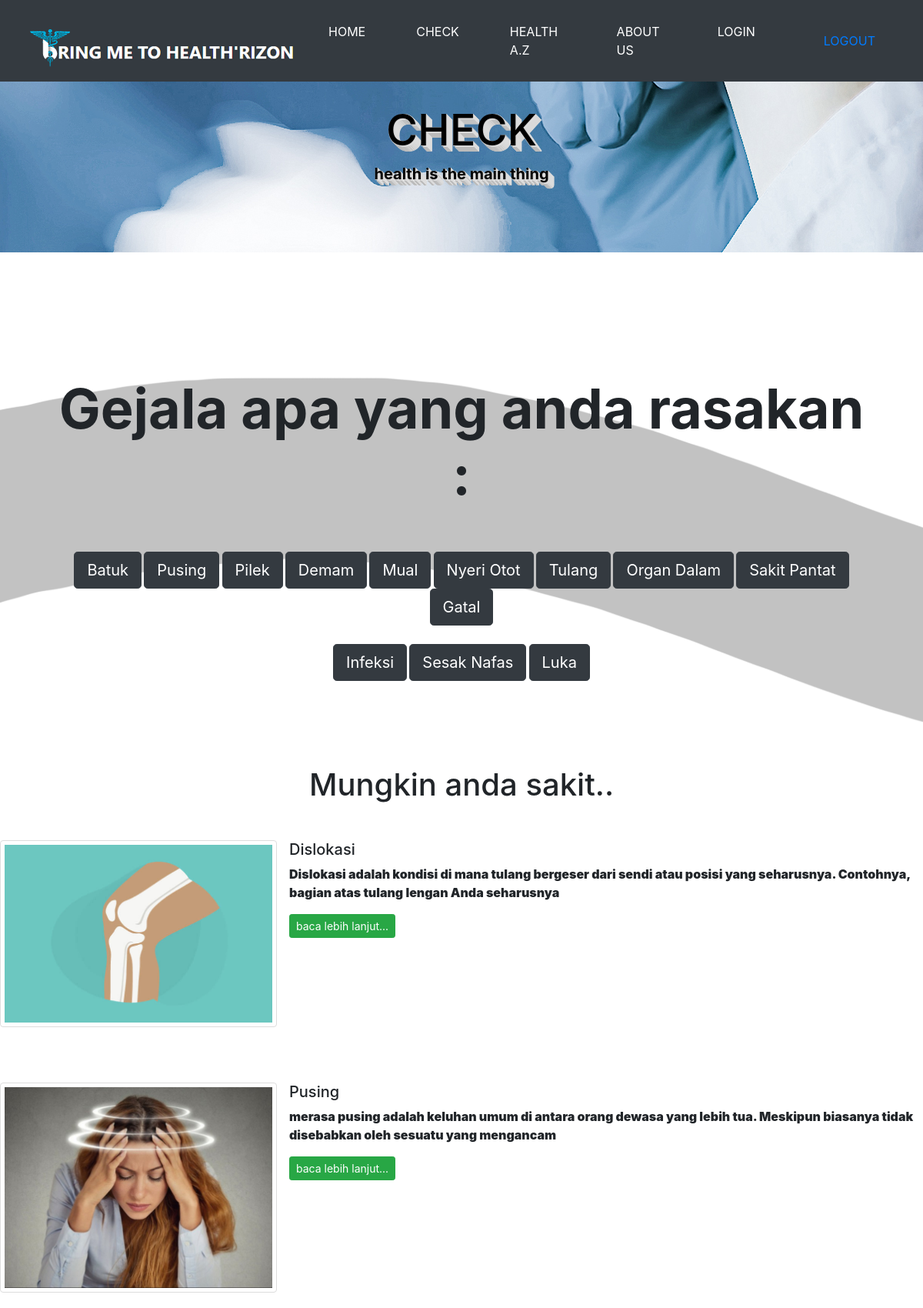
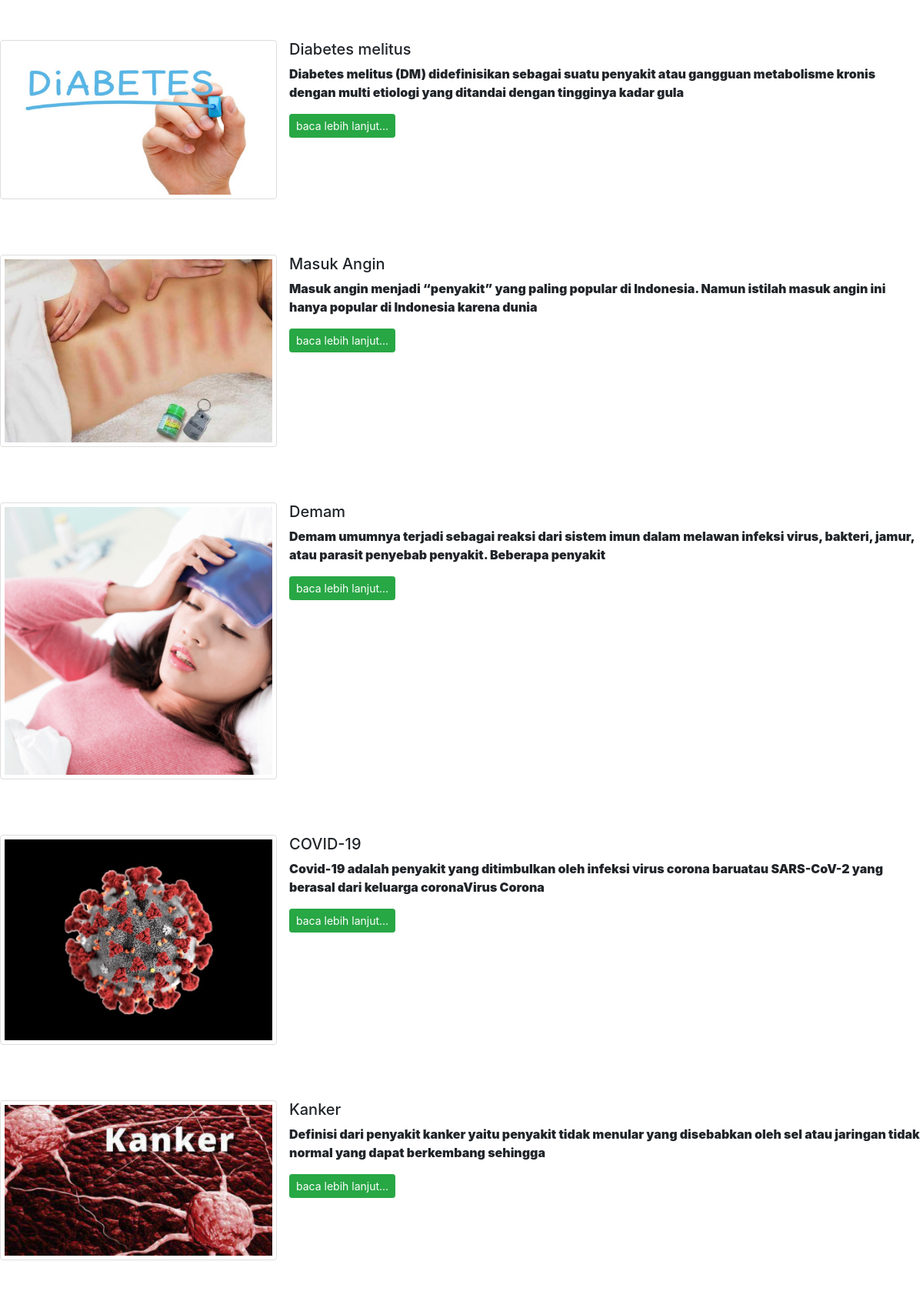
The app's page /index.php/checker/check (upper part) with its own data (2 pictures, top to bottom).
### tables this page shows
CREATE TABLE `kamus` (
  `id` int(11) NOT NULL,
  `judul` varchar(100) NOT NULL,
  `isi` longtext NOT NULL,
  `photo` varchar(128) NOT NULL
);

### application/controllers/checker.php (called while the page is built, shortened)
<?php
class checker extends CI_Controller
{
    public function __construct()
    {
        $this->load->model('M_healthAZ');
        $this->load->library('form_validation');
        $this->load->helper(array('form', 'url'));
    }
    public function check()
    {
        $this->load->model('M_healthAZ');
        $simptom = $this->input->post("gejala");
        $data['gejala'] = $this->M_healthAZ->checker($simptom);
        $this->load->view('view_headerr', $data);
        $this->load->view('view_checker', $data);
        $this->load->view('view_footer');
    }
}

### index.php (called while the page is built, shortened)
<?php
require_once BASEPATH.'core/CodeIgniter.php';

### application/models/M_healthAZ.php (called while the page is built, shortened)
<?php
class M_healthAZ extends CI_Model
{
    public function checker($simptom)
    {
        $query = $this->db->query("SELECT * FROM kamus WHERE isi LIKE '%$simptom%'");
        return $query->result_array();
    }
}

### application/views/view_checker.php (the view, shortened to what this page needs)
<?php
function get_words($sentence, $count)
{
  preg_match("/(?:\w+(?:\W+|$)){0,$count}/", $sentence, $matches);
  return $matches[0];
}
?>
<!doctype html>
<html lang="en">
<head>
  <link rel="stylesheet" href="https://stackpath.bootstrapcdn.com/bootstrap/4.4.1/css/bootstrap.min.css">
  <link rel="stylesheet" type="text/css" href="<?php echo base_url() . 'assets/css/style.css'; ?>" />
</head>
<body>
  <div class="jumbotron jumbotron-fluid mt-5" style=" height : 280px; background-image: url('<?= base_url('assets/img/jb1.jpg'); ?>')">
    <div class="container text-center mt-4">
      <h1 class="display-4">CHECK</h1>
      <p class="lead"><b>health is the main thing<b></p>
    </div>
  </div>
  <div class="jumbotron jumbotron-fluid mt-5" style="height : 620px; background-image: url('<?= base_url('assets/img/check-1.png'); ?>')">
    <div class="container text-center">
      <div class="container mt-5 mb-5">
        <h1 style="font-size:72px"><b>Gejala apa yang anda rasakan :</b></h1><br></br>
        <form action="<?php echo base_url() . 'checker/check' ?>" method="POST">
          <button name="gejala" type="submit" class="btn btn-dark btn-lg" value="batuk">Batuk</button>
          <button name="gejala" type="submit" class="btn btn-dark btn-lg" value="pusing">Pusing</button>
          <button name="gejala" type="submit" class="btn btn-dark btn-lg" value="pilek">Pilek</button>
          <button name="gejala" type="submit" class="btn btn-dark btn-lg" value="demam">Demam</button>
          <button name="gejala" type="submit" class="btn btn-dark btn-lg" value="mual">Mual</button>
          <button name="gejala" type="submit" class="btn btn-dark btn-lg" value="kaku otot">Nyeri Otot</button>
          <button name="gejala" type="submit" class="btn btn-dark btn-lg" value="tulang">Tulang</button>
          <button name="gejala" type="submit" class="btn btn-dark btn-lg" value="organ dalam">Organ Dalam</button>
          <button name="gejala" type="submit" class="btn btn-dark btn-lg" value="anus">Sakit Pantat</button>
          <button name="gejala" type="submit" class="btn btn-dark btn-lg" value="gatal">Gatal</button><br></br>
          <button name="gejala" type="submit" class="btn btn-dark btn-lg" value="infeksi">Infeksi</button>
          <button name="gejala" type="submit" class="btn btn-dark btn-lg" value="sesak">Sesak Nafas</button>
          <button name="gejala" type="submit" class="btn btn-dark btn-lg" value="luka">Luka</button>
        </form>
      </div>
    </div>
  </div>
  <?php
  if (!empty($gejala)) {
    echo "<h1  style='text-align: center '>Mungkin anda sakit..</h1>";
    foreach ($gejala as $i) { ?>
      <div class="media position-relative mt-5">
        <img src="<?= base_url() ?>assets/images/kamus/<?= $i['photo'] ?>" class="mr-3" alt="..." style="width:30%;">
        <div class="media-body">
          <form action="<?php echo base_url() . 'healthAZ/view' ?>" method="GET">
            <h5 class="mt-0"><?= $i['judul'] ?></h5>
            <p><?= get_words($i['isi'], 20) ?></p>
            <button class="btn btn-success btn-sm" name="id" type="submit" value="<?= $i['id'] ?>">baca lebih lanjut...</button>
          </form>
        </div>
      </div>
      <br>
  <?php }
  } ?>
</body>
</body>
</html>

### application/views/view_headerr.php (shortened to what this page needs)
<!doctype html>
<html lang="en">
<head>
  <link rel="stylesheet" href="https://stackpath.bootstrapcdn.com/bootstrap/4.4.1/css/bootstrap.min.css">
  <link rel="stylesheet" type="text/css" href="<?php echo base_url() . 'assets/css/style.css'; ?>" />
</head>
<body>
  <nav class="navbar fixed-top navbar-expand-lg navbar-dark bg-dark">
    <div class="navigation__column">
      <a href="<?= base_url('web/viewhome') ?>">
        <img src="<?= base_url() ?>assets/img/logofix3.png" />
      </a>
    </div>
    <div class="container">
      <div class="collapse navbar-collapse" id="navbarNavAltMarkup">
        <div class="navbar-nav ml-auto">
          <a class="nav-item nav-link active" href="<?php echo base_url() . 'web/viewhome' ?>">Home<span class="sr-only">(current)</span></a>
          <a class="nav-item nav-link active" href="<?php echo base_url() . 'checker' ?>">Check</a>
          <a class="nav-item nav-link active" href="<?php echo base_url() . 'healthAZ' ?>">Health A.Z</a>
          <a class="nav-item nav-link active" href="<?php echo base_url() . 'web/viewabout' ?>">About Us</a>
          <a class="nav-item nav-link active" href="<?php echo base_url() . 'Auth' ?>">Login</a>
        </div>
      </div>
    </div>
    <a style="text-align: right" class="nav-item nav-link active" href="<?php echo base_url() . 'Auth/logout' ?>">Logout</a>
  </nav>
</body>
</html>

### application/views/view_footer.php (shortened to what this page needs)
<!doctype html>
<html lang="en">
  <head>
    <link rel="stylesheet" href="https://stackpath.bootstrapcdn.com/bootstrap/4.4.1/css/bootstrap.min.css">
    <link rel="stylesheet" type="text/css" href="<?php echo base_url().'assets/css/style.css';?>"/>
  </body>
</html>

### assets/css/style.css (style rules this page uses)
.nav-link { margin-right : 30px; margin-left : 20px; text-transform: uppercase; }
.jumbotron { margin-bottom: 0px; }
.display-4 { color: black; text-align: center; font-weight: 450; text-shadow:1px 0px #ccc, 0px 1px #ccc , 2px 1px #ddd, 1px 0px #bbb, 3px 2px #ddd, 2px 3px #bbb, 4px 3px #ddd, 3px 4px #bbb, 5px 4px #ddd, 4px 5px #bbb, 6px 5px #ddd, 5px 6px #bbb, 7px 6px #ddd, 6px 7px #bbb, 8px 7px #ddd, 7px 8px #bbb, 8px 8px #ddd; }
.lead { color: black; text-align: center; font-weight: 400; text-shadow:1px 0px #ccc, 0px 1px #ccc , 2px 1px #ddd, 1px 0px #bbb, 3px 2px #ddd, 2px 3px #bbb, 4px 3px #ddd, 3px 4px #bbb, 5px 4px #ddd, 4px 5px #bbb, 6px 5px #ddd, 5px 6px #bbb, 7px 6px #ddd, 6px 7px #bbb, 8px 7px #ddd, 7px 8px #bbb, 8px 8px #ddd; }
.media img { border: 1px solid #ddd; border-radius: 4px; padding: 5px; width: 150px; }

### records on screen
kamus: photo (picture), judul "Dislokasi", isi "Dislokasi adalah kondisi di mana tulang bergeser dari sendi atau posisi yang seharusnya. Contohnya, bagian atas tulang lengan Anda seharusnya", $i['id'] 3 (drawn)
kamus: photo (picture), judul "Pusing", isi "merasa pusing adalah keluhan umum di antara orang dewasa yang lebih tua. Meskipun biasanya tidak disebabkan oleh sesuatu yang mengancam", $i['id'] 5 (drawn)
kamus: photo (picture), judul "Diabetes melitus", isi "Diabetes melitus (DM) didefinisikan sebagai suatu penyakit atau gangguan metabolisme kronis dengan multi etiologi yang ditandai dengan tingginya kadar gula", $i['id'] 6 (drawn)
kamus: photo (picture), judul "Masuk Angin", isi "Masuk angin menjadi “penyakit” yang paling popular di Indonesia. Namun istilah masuk angin ini hanya popular di Indonesia karena dunia", $i['id'] 7 (drawn)
kamus: photo (picture), judul "Demam", isi "Demam umumnya terjadi sebagai reaksi dari sistem imun dalam melawan infeksi virus, bakteri, jamur, atau parasit penyebab penyakit. Beberapa penyakit", $i['id'] 8 (drawn)
kamus: photo (picture), judul "COVID-19", isi "Covid-19 adalah penyakit yang ditimbulkan oleh infeksi virus corona baruatau SARS-CoV-2 yang berasal dari keluarga coronaVirus Corona", $i['id'] 15 (drawn)
kamus: photo (picture), judul "Kanker", isi "Definisi dari penyakit kanker yaitu penyakit tidak menular yang disebabkan oleh sel atau jaringan tidak normal yang dapat berkembang sehingga", $i['id'] 16 (drawn)
